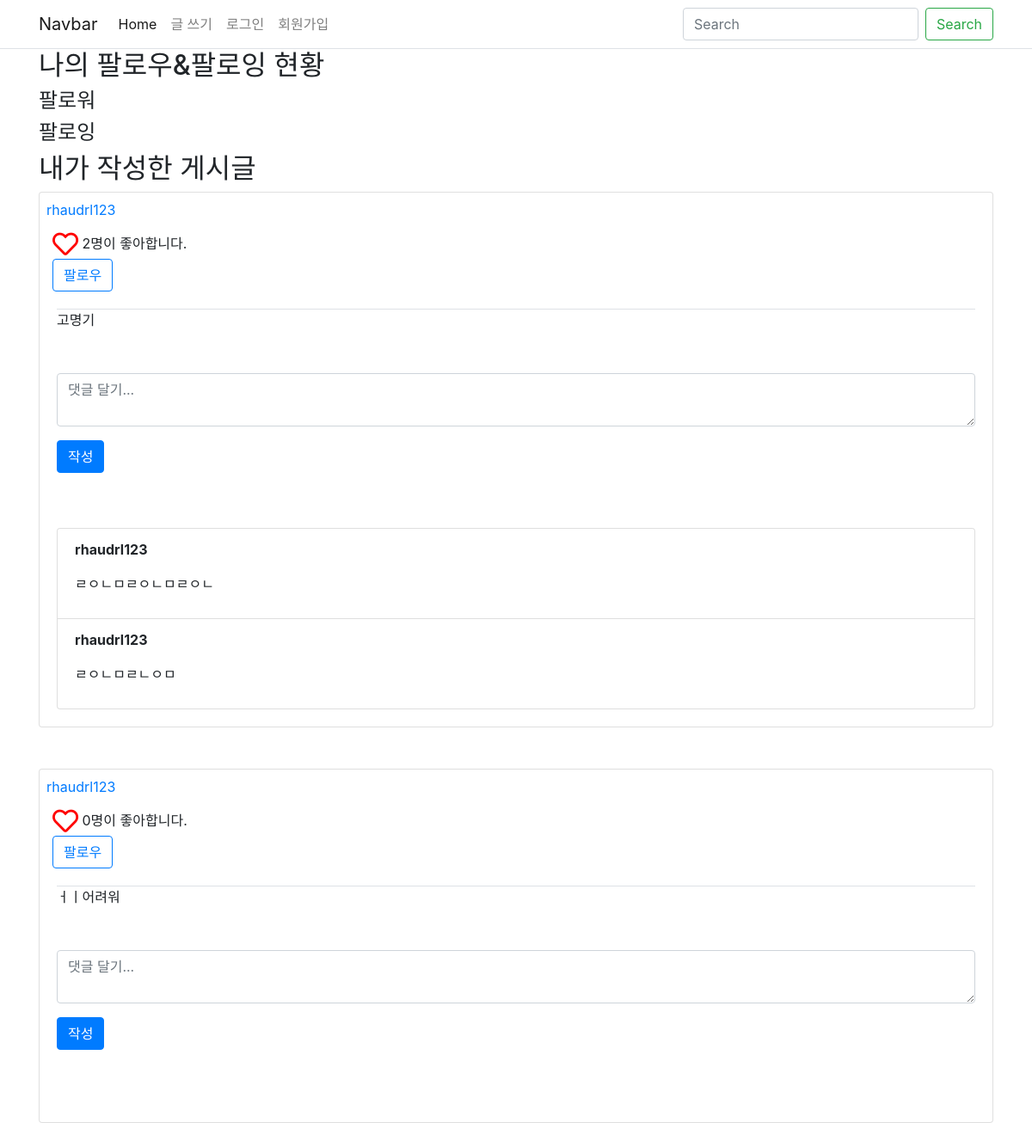
/users/3/mypage, run on the app's committed database.
### posts/models.py (models this page shows)
class Post(models.Model):
    title = models.CharField(max_length=50, null=False)
    content = models.TextField()
    view_count = models.IntegerField(default=0)
    image = models.ImageField(upload_to="image/post")
    user = models.ForeignKey(User, on_delete = models.CASCADE)
    like_user_set = models.ManyToManyField(User, blank=True, related_name='like_user_set', through='Like')
    created_at = models.DateTimeField(auto_now_add=True)
    updated_at = models.DateTimeField(auto_now=True)
    @property
    def like_count(self):
        return self.like_user_set.count()

class Comment(models.Model):
    post = models.ForeignKey(Post, on_delete = models.CASCADE, related_name='comments')
    user = models.ForeignKey(User, on_delete = models.CASCADE)
    content = models.TextField()
    created_at = models.DateTimeField(auto_now_add=True)
    updated_at = models.DateTimeField(auto_now=True)

### users/views.py (the view)
# urls.py: path('<int:id>/mypage', mypage, name="mypage"),
def mypage(request, id):
    user = get_object_or_404(User, pk=id)
    context = {
        'posts' : Post.objects.filter(user=user),
        'followings' : user.profile.followings.all(),
        'followers' : user.profile.followers.all(),
    }
    return render(request, 'users/mypage.html', context)

### users/templates/users/mypage.html (shortened to what this page needs)
{% extends 'base.html' %}
{% block content %}
<h2>나의 팔로우&팔로잉 현황</h2>
<h4>팔로워</h4>
<h4>팔로잉</h4>
<h2>내가 작성한 게시글</h2>
{% for post in posts %}
    <div class="card mb-5 sns-card">
        <div class="row pt-2 pr-2 pl-2 pb-2">
            <div class="col">
                <a href="{% url 'users:mypage' post.user.id %}">{{ post.user.username }}</a>
            </div>
        </div>
        <div class="row">
            <div class="col" style="margin-left:15px; margin-top: 5px;">
                <span>
                    <a href="{% url 'posts:post_like' post.id %}" style="color: red;">
                        {% if user in post.like_user_set.all %}
                            <i class="fas fa-heart" style="font-size: 30px;"></i>
                        {% else %}
                            <i class="far fa-heart" style="font-size: 30px;"></i>
                        {% endif %}
                    </a>
                </span>
                <span style="vertical-align: super;">{{ post.like_count }}명이 좋아합니다.</span>
                <div class="follow=bth">
                    {% if user != post.user %}
                        {% if user.profile in post.user.profile.followers.all %}
                            <a href="{% url 'users:follow_toggle' post.user.id %}" class="btn btn-primary">팔로잉</a>
                        {% else %}
                            <a href="{% url 'users:follow_toggle' post.user.id %}" class="btn btn-outline-primary">팔로우</a>
                        {% endif %}
                    {% endif %}
                </div>
            </div>
        </div>
        <div class="card-body">
            <div class="comment-section border-top">
            {{ post.content }}
                <form action="{% url 'posts:create_comment' post.id %}" method="POST" style="margin-top: 50px;" class="create-comment-form">
                    <div class="form-group">
                        <textarea class="form-control" name="content" placeholder="댓글 달기..." required></textarea>
                    </div>
                    <button type="submit" class="btn btn-primary comment-submit-button">작성</button>
                </form><br>
                {% if post.comments %}
                    <ul class="list-group" id="comments-list-{{ post.pk }}" style="margin-top: 40px;">
                        {% for comment in post.comments.all %}
                            {% include 'comments/_comment.html' with comment=comment user=user %}
                        {% endfor %}
                    </ul>
                {% endif %}
            </div>
        </div>
    </div>
{% endfor %}
{% endblock %}

### posts/templates/comments/_comment.html (shortened to what this page needs)
<li class="list-group-item" id="comment-{{ comment.pk }}">
    <p>
        <b>{{ comment.user.username }}</b>
    </p>
    <p>{{ comment.content }}</p>
</li>

### data on the page
Post: user.username "rhaudrl123", like_count "2", shows "팔로우", content "고명기"
Comment: user.username "rhaudrl123", content "ㄹㅇㄴㅁㄹㅇㄴㅁㄹㅇㄴ"
Comment: user.username "rhaudrl123", content "ㄹㅇㄴㅁㄹㄴㅇㅁ"
Post: user.username "rhaudrl123", like_count "0", shows "팔로우", content "ㅓㅣ어려워"
